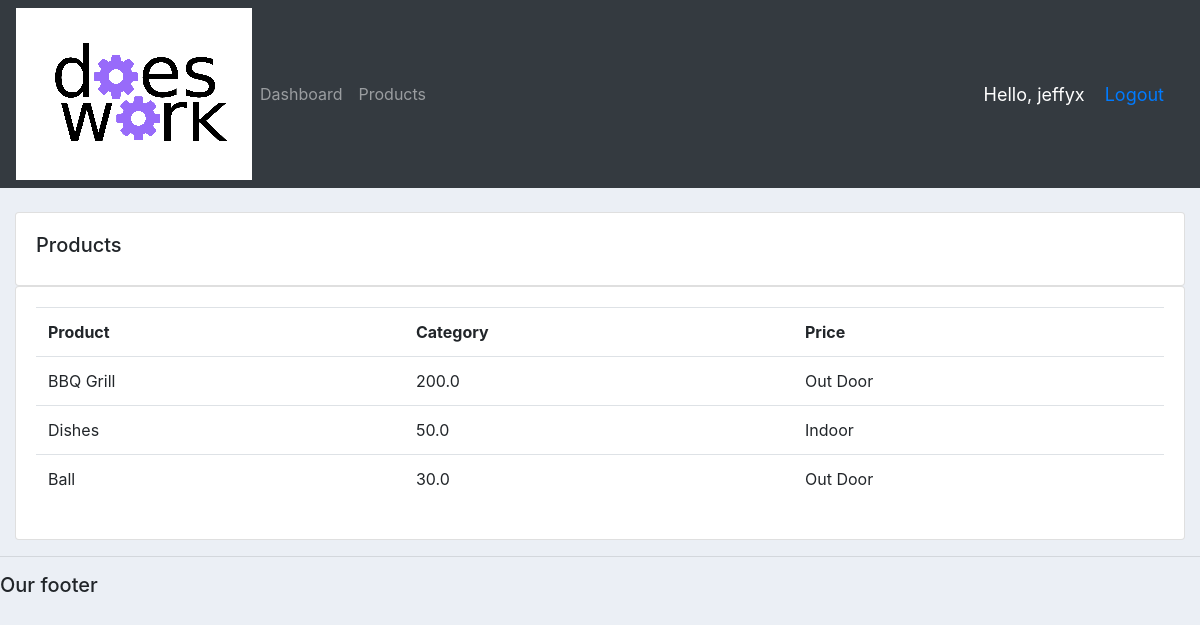
Screenshot of /products/ (signed in) with the database file from the repository.
### accounts/models.py (models this page shows, shortened)
class Product(models.Model):
    CATEGORY = (
        ('Indoor', 'Indoor'),
        ('Out Door', 'Out Door'),
        )
    name = models.CharField(max_length=200, null=True)
    price = models.FloatField(null=True)
    category = models.CharField(max_length=200, null=True, choices=CATEGORY)
    description = models.CharField(max_length=200, null=True, blank=True)
    date_created = models.DateTimeField(auto_now_add=True)
    tags = models.ManyToManyField(Tag)

### accounts/decorators.py (the view)
        def wrapper_func(request, *args, **kwargs):
            print("Working Wrapper", allowed_roles)
            group = None
            if request.user.groups.exists():
                group = request.user.groups.all()[0].name
            if group in allowed_roles:
                return view_func(request, *args, **kwargs)
            else:
                return HttpResponse('Your are not authorized to see this page.')

### accounts/views.py (called while the page is built)
@login_required(login_url='login')
@allowed_users(allowed_roles=['admin'])
def products(request):
    products = Product.objects.all()
    return render(request, 'accounts/products.html', {'products' : products})

### accounts/templates/accounts/products.html
{%  extends 'accounts/main.html' %}
{% block content %}
		<br>
		<div class="row">
			<div class="col-md">
				<div class="card card-body">
					<h5>Products</h5>
				</div>
				<div class="card card-body">
					<table class="table">
						<tr>
							<th>Product</th>
							<th>Category</th>
							<th>Price</th>
						</tr>
                        {% for i in products %}
                        <tr>
                            <td>{{i.name}}</td>
                            <td>{{i.price}}</td>
                            <td>{{i.category}}</td>
                        </tr>
                        {% endfor %}
					</table>
				</div>
			</div>
		</div>
{% endblock content %}

### accounts/templates/accounts/navbar.html (shortened to what this page needs)
{% load static %}
<nav class="navbar navbar-expand-lg navbar-dark bg-dark">
        <img src="{% static 'images/doeswork.png' %}">
        <div class="collapse navbar-collapse" id="navbarNav">
          <ul class="navbar-nav">
            {% if request.user.is_staff %}
            <li class="nav-item">
              <a class="nav-link" href="{% url 'home' %}">Dashboard</a>
            </li>
            <li class="nav-item">
              <a class="nav-link" href="{% url 'products' %}">Products</a>
            </li>
            {% else %}
            <li class="nav-item">
                <a class="nav-link" href="{% url 'account' %}">Settings</a>
            </li>
            {% endif %}
          </ul>
        </div>
        <span class="hello-msg">Hello, {{request.user}}</span>
        <spanc class="hello-msg"><a href="{% url 'logout' %}">Logout</a></span>
      </nav>

### static/css/main.css (style rules this page uses)
body { background-color: #ebeff5; }

### accounts/templates/accounts/navbar.html (style rules this page uses)
.hello-msg { font-size: 18px; color: #fff; margin-right: 20px; }

### rows the page displays
Product: name "BBQ Grill", price "200.0", category "Out Door"
Product: name "Dishes", price "50.0", category "Indoor"
Product: name "Ball", price "30.0", category "Out Door"

### other values shown
{{ request.user }} "jeffyx"
